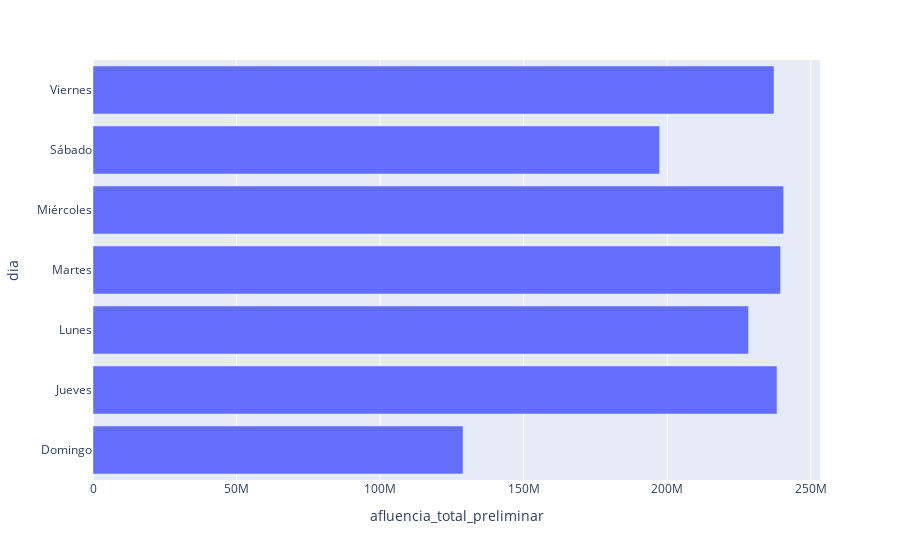

This figure's notebook cell:
### Code cell
# Gráficas con histogramas
# px.histogram(data_frame= data, x = 'dia',y='afluencia_total_preliminar')
# px.histogram(data_frame= data, x = 'afluencia_total_preliminar',y='dia', orientation='h')

# Gráficas de barras
daily_org = data[["dia","afluencia_total_preliminar"]].groupby('dia').sum().reset_index()
# daily_org
# px.bar(data_frame = data, x = 'afluencia_total_preliminar', y = 'dia', color = 'organismo', orientation= "h")
px.bar(data_frame= daily_org, y = 'dia', x = 'afluencia_total_preliminar', orientation="h")
# El miercoles tiene 240,545,000

### Figure 1 — Plotly figure (JSON) as saved in the notebook; plotly's stock layout.template omitted (floating-point values rounded to 4 significant figures)
{"data": [{"alignmentgroup": "True", "hovertemplate": "afluencia_total_preliminar=%{x}<br>dia=%{y}<extra></extra>", "legendgroup": "", "marker": {"color": "#636efa", "pattern": {"shape": ""}}, "name": "", "offsetgroup": "", "orientation": "h", "showlegend": false, "textposition": "auto", "type": "bar", "x": [128866694, 238240944, 228317986, 239477843, 240544976, 197344970, 237182340], "xaxis": "x", "y": ["Domingo", "Jueves", "Lunes", "Martes", "Miércoles", "Sábado", "Viernes"], "yaxis": "y"}], "layout": {"barmode": "relative", "legend": {"tracegroupgap": 0}, "margin": {"t": 60}, "xaxis": {"anchor": "y", "domain": [0, 1], "title": {"text": "afluencia_total_preliminar"}}, "yaxis": {"anchor": "x", "domain": [0, 1], "title": {"text": "dia"}}}}
